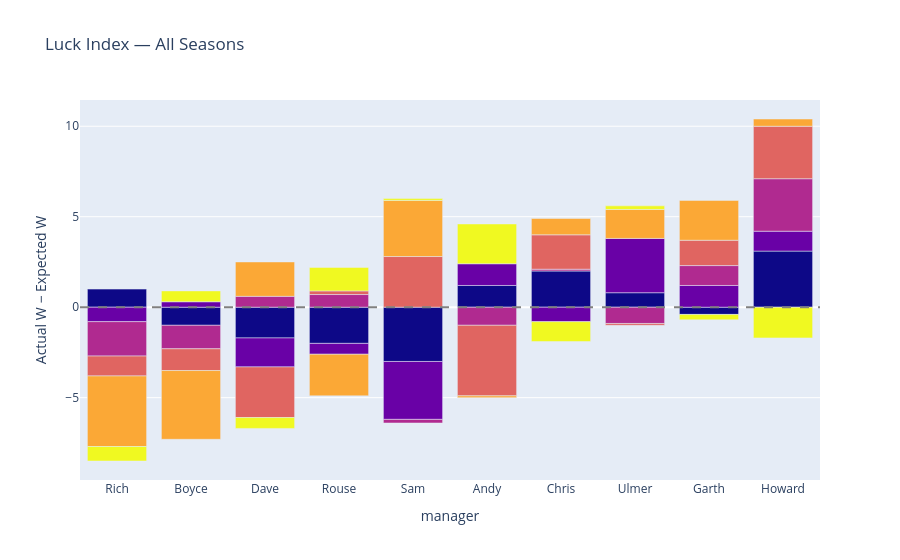

Here is the notebook cell this chart was saved with:
### Code cell
## luck index
def expected_wins(group):
    # Expected wins: = (number of managers you outscored) / (total managers - 1)
    n = len(group)
    group = group.copy()
    group['expected_wins'] = group['team_points'].rank(ascending=True) - 1
    group['expected_wins'] = group['expected_wins'] / (n - 1)
    return group

twp = pd.read_csv("data/team_week_points.csv")
twp = twp.groupby(['season', 'week']).apply(expected_wins).reset_index()

exp = (twp[twp['playoffs'] == 0]
       .groupby(['season', 'manager'])['expected_wins']
       .sum().reset_index())

s = pd.read_csv("data/standings_data.csv")
s = s[s.manager.notnull()]
final = s.groupby('season').apply(lambda x: x[x['week'] == x['week'].max()]).reset_index()
actual = final[['season', 'manager', 'wins']]

luck = exp.merge(actual, on=['season', 'manager'])
luck['luck_index'] = luck['wins'] - luck['expected_wins']
luck['luck_index'] = luck['luck_index'].round(1)

selected_year = st.selectbox("Select year", sorted(luck['season'].unique()) + ['all'])
if selected_year == 'all':
    t = luck.groupby(['manager', 'season'])['luck_index'].sum().reset_index()#.sort_values('luck_index')
    t['total_luck'] = t.groupby('manager')['luck_index'].transform('sum')
    plot_df = t.sort_values(['total_luck', 'season'], ascending=[True, True])
    selected_year = 'All Seasons'
else:
    plot_df = luck[luck['season'] == selected_year].sort_values('luck_index')

fig = px.bar(plot_df, x='manager', y='luck_index',
             color='season',
             labels={'luck_index': 'Actual W − Expected W'},
             title=f"Luck Index — {selected_year}")
fig.add_hline(y=0, line_color='gray', line_dash='dash')
fig.update_coloraxes(showscale=False)
#st.plotly_chart(fig, use_container_width=True)

### Figure 1 — Plotly figure (JSON) as saved in the notebook; plotly's stock layout.template omitted (floating-point values rounded to 4 significant figures)
{"data": [{"hovertemplate": "manager=%{x}<br>Actual W − Expected W=%{y}<br>season=%{marker.color}<extra></extra>", "legendgroup": "", "marker": {"color": [2021, 2022, 2023, 2024, 2025, 2026, 2021, 2022, 2023, 2024, 2025, 2026, 2021, 2022, 2023, 2024, 2025, 2026, 2021, 2022, 2023, 2024, 2025, 2026, 2021, 2022, 2023, 2024, 2025, 2026, 2021, 2022, 2023, 2024, 2025, 2026, 2021, 2022, 2023, 2024, 2025, 2026, 2021, 2022, 2023, 2024, 2025, 2026, 2021, 2022, 2023, 2024, 2025, 2026, 2021, 2022, 2023, 2024, 2025, 2026], "coloraxis": "coloraxis", "pattern": {"shape": ""}}, "name": "", "orientation": "v", "showlegend": false, "textposition": "auto", "type": "bar", "x": ["Rich", "Rich", "Rich", "Rich", "Rich", "Rich", "Boyce", "Boyce", "Boyce", "Boyce", "Boyce", "Boyce", "Dave", "Dave", "Dave", "Dave", "Dave", "Dave", "Rouse", "Rouse", "Rouse", "Rouse", "Rouse", "Rouse", "Sam", "Sam", "Sam", "Sam", "Sam", "Sam", "Andy", "Andy", "Andy", "Andy", "Andy", "Andy", "Chris", "Chris", "Chris", "Chris", "Chris", "Chris", "Ulmer", "Ulmer", "Ulmer", "Ulmer", "Ulmer", "Ulmer", "Garth", "Garth", "Garth", "Garth", "Garth", "Garth", "Howard", "Howard", "Howard", "Howard", "Howard", "Howard"], "xaxis": "x", "y": [1.0, -0.8, -1.9, -1.1, -3.9, -0.8, -1.0, 0.3, -1.3, -1.2, -3.8, 0.6, -1.7, -1.6, 0.6, -2.8, 1.9, -0.6, -2.0, -0.6, 0.7, 0.2, -2.3, 1.3, -3.0, -3.2, -0.2, 2.8, 3.1, 0.1, 1.2, 1.2, -1.0, -3.9, -0.1, 2.2, 2.0, -0.8, 0.1, 1.9, 0.9, -1.1, 0.8, 3.0, -0.9, -0.1, 1.6, 0.2, -0.4, 1.2, 1.1, 1.4, 2.2, -0.3, 3.1, 1.1, 2.9, 2.9, 0.4, -1.7], "yaxis": "y"}], "layout": {"barmode": "relative", "coloraxis": {"colorbar": {"title": {"text": "season"}}, "colorscale": [[0, "#0d0887"], [0.1111, "#46039f"], [0.2222, "#7201a8"], [0.3333, "#9c179e"], [0.4444, "#bd3786"], [0.5556, "#d8576b"], [0.6667, "#ed7953"], [0.7778, "#fb9f3a"], [0.8889, "#fdca26"], [1, "#f0f921"]], "showscale": false}, "legend": {"tracegroupgap": 0}, "shapes": [{"line": {"color": "gray", "dash": "dash"}, "type": "line", "x0": 0, "x1": 1, "xref": "x domain", "y0": 0, "y1": 0, "yref": "y"}], "title": {"text": "Luck Index — All Seasons"}, "xaxis": {"anchor": "y", "domain": [0, 1], "title": {"text": "manager"}}, "yaxis": {"anchor": "x", "domain": [0, 1], "title": {"text": "Actual W − Expected W"}}}}
